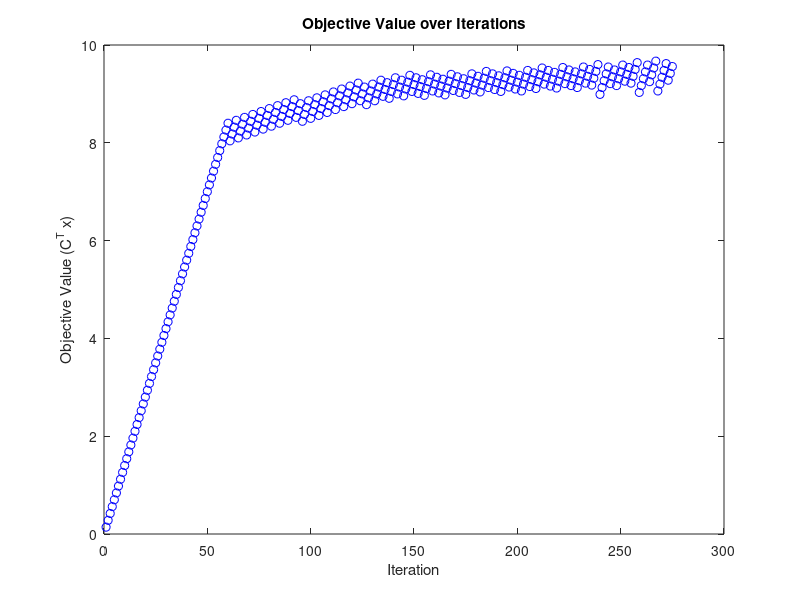

The MATLAB script that drew this image: (Note: this script raises an error after producing the figure.)
C = [1; 2; 3];
A = [1, 2, 3; 4, 5, 6; 7, 8, 9];
b = [10; 20; 30]; 
alpha = 0.01; 
max_iter = 275;

n = length(C);
x = zeros(n, 1);

for iter = 1:max_iter
    grad = -C; 
    for i = 1:length(b)
        if A(i, :) * x > b(i)
            grad = grad + A(i, :)';
        end
    end
    x = x - alpha * grad; 
    
    x(x < 0) = 0;

    plot(iter, C'*x, 'bo');
    hold on;
end

hold off;
title('Objective Value over Iterations');
xlabel('Iteration');
ylabel('Objective Value (C^T x)');
disp('Optimal x:');
disp(x);
disp('Maximum Value of C^T x:');
disp(C'*x);
%%
options = optimoptions('linprog','Algorithm','interior-point');
[x, fval, exitflag, output] = linprog(-C, A, b, [], [], lb, [], options);

% Display the result
disp('Optimal x:');
disp(x);
disp('Maximum Value of C^T x:');
disp(-fval); % Negate because we minimized -C^T x
